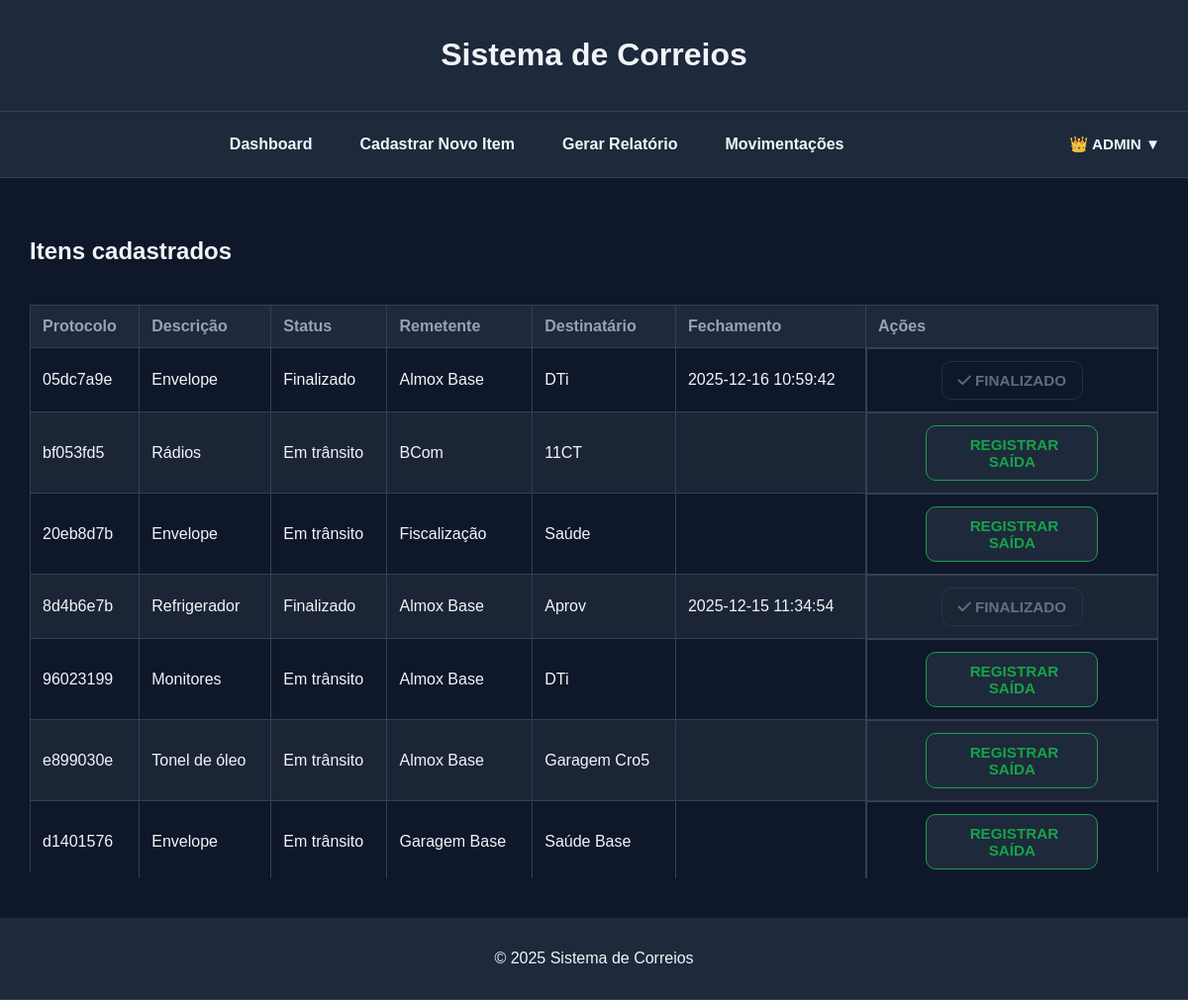
Page / (signed in) on the earlier database version.
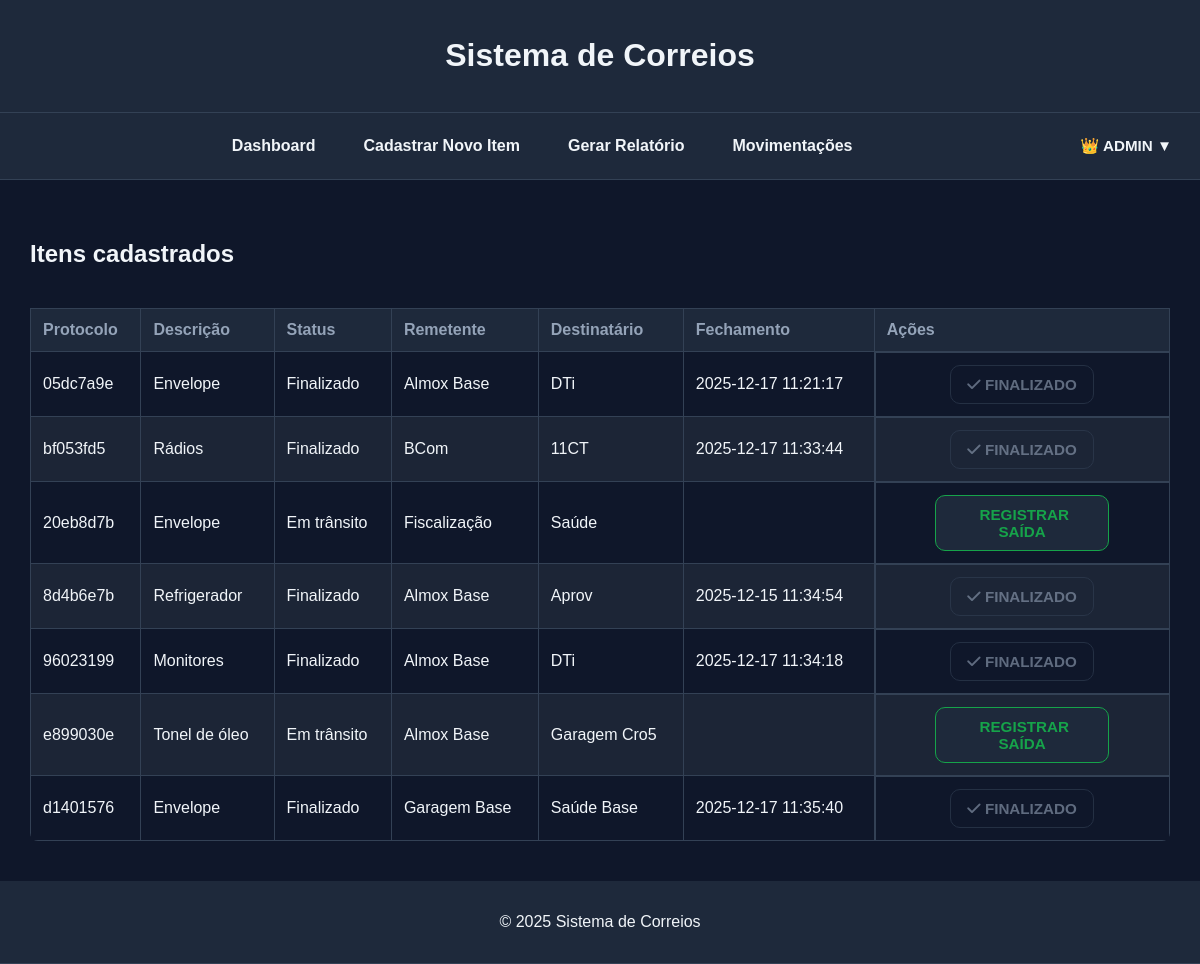
Same page on the later database version.
### app.py (models this page shows, shortened)
class User(UserMixin, db.Model):
    id = db.Column(db.Integer, primary_key=True)
    username = db.Column(db.String(80), unique=True, nullable=False)
    email = db.Column(db.String(120), unique=True, nullable=False)
    password_hash = db.Column(db.String(200), nullable=False)
    role = db.Column(db.String(20), default="user")  # "user" ou "admin"

class Item(db.Model):
    id = db.Column(db.Integer, primary_key=True)
    protocol = db.Column(db.String(20), unique=True, nullable=False)
    sender = db.Column(db.String(100))
    recipient = db.Column(db.String(100))
    description = db.Column(db.String(200))
    status = db.Column(db.String(50))
    closed = db.Column(db.DateTime, nullable=True)

### app.py (the view)
@app.route("/")
@login_required
def index():
    items = Item.query.all()
    return render_template("dashboard.html", items=items)

### app.py (called while the page is built)
@login_manager.user_loader
def load_user(user_id):
    return User.query.get(int(user_id))

### templates/dashboard.html (shortened to what this page needs)
{% extends "base.html" %}
{% block content %}
<section class="panel-card">
  <h2>Itens cadastrados</h2>
    <div class="table-container">
    <table>
      <thead>
        <tr>
          <th>Protocolo</th>
          <th>Descrição</th>
          <th>Status</th>
          <th>Remetente</th>
          <th>Destinatário</th>
          <th>Fechamento</th>
          <th>Ações</th>
        </tr>
      </thead>
      <tbody>
        {% for item in items %}
        <tr>
          <td class="nowrap">{{ item.protocol }}</td>
          <td>{{ item.description }}</td>
          <td class="nowrap">{{ item.status }}</td>
          <td>{{ item.sender }}</td>
          <td>{{ item.recipient }}</td>
          <td class="nowrap">
            {% if item.closed %}
              {{ item.closed.strftime("%Y-%m-%d %H:%M:%S") }}
            {% endif %}
          </td>
          <td class="col-actions">
            {% if item.status != "Finalizado" %}
              <a href="{{ url_for('exit_item', protocol=item.protocol) }}" class="btn-out">
                 Registrar Saída
              </a>
            {% else %}
              <a class="btn-secondary" aria-disabled="true">
                <i class="fa-solid fa-check"></i> Finalizado
              </a>
            {% endif %}
        </td>
        </tr>
        {% endfor %}
      </tbody>
    </table>
  </div>
</section>
{% endblock %}

### templates/base.html (shortened to what this page needs)
  <!DOCTYPE html>
  <html lang="pt-BR">
  <head>
      <link rel="stylesheet" href="{{ url_for('static', filename='style.css') }}">
      <link rel="stylesheet" href="https://cdnjs.cloudflare.com/ajax/libs/font-awesome/6.4.0/css/all.min.css">
  </head>
  <body>
  <header>
      <h1>Sistema de Correios</h1>
  </header>
  <nav>
  {% if current_user and current_user.is_authenticated %}
    <div class="nav-links">
      <a href="{{ url_for('index') }}">Dashboard</a>
      <a href="{{ url_for('new_item') }}">Cadastrar Novo Item</a>
      <a href="{{ url_for('report') }}">Gerar Relatório</a>
  {% if current_user and current_user.is_authenticated and current_user.role == "admin" %}
    <a href="{{ url_for('movimentacoes') }}">Movimentações</a>
  {% endif %}
    </div>
  {% endif %}
  <div class="nav-right">
    {% if current_user and current_user.is_authenticated %}
      <div class="user-menu">
        <button class="user-button">
          {% if current_user.role == "admin" %}
            👑 {{ current_user.username }} ▼
          {% else %}
            👤 {{ current_user.username }} ▼
          {% endif %}
        </button>
      </div>
    {% else %}
      <a href="{{ url_for('login') }}" class="btn-secondary">Login</a>
    {% endif %}
  </div>
</nav>
  <main class="content-container">
      {% block content %}{% endblock %}
    </main>
  <footer>
      <p>&copy; 2025 Sistema de Correios</p>
  </footer>
  </body>
  </html>

### static/style.css (style rules this page uses)
:root { --bg: #0f172a; --panel: #1e293b; --text: #f1f5f9; --muted: #94a3b8; --border: #334155; --primary: #16a34a; --primary-dark: #15803d; --danger: #ef4444; --danger-dark: #b91c1c; --info: #3b82f6; --info-dark: #1e40af; }
body { background-color: var(--bg); color: var(--text); font-family: Arial, sans-serif; margin: 0; padding: 0; }
header, footer { background-color: var(--panel); padding: 16px; text-align: center; border-bottom: 1px solid var(--border); }
nav { background-color: var(--panel); padding: 16px; display: flex; align-items: center; border-bottom: 1px solid var(--border); }
.nav-links { flex: 1; display: flex; justify-content: center; gap: 24px; flex-wrap: wrap; }
.nav-right { margin-left: auto; }
nav a { color: var(--text); text-decoration: none; font-weight: bold; padding: 8px 12px; border-radius: 6px; }
.user-menu { position: relative; display: inline-block; }
.user-button { background: transparent; border: none; color: var(--text); font-weight: bold; cursor: pointer; padding: 8px 12px; border-radius: 6px; }
main { padding: 40px 20px; max-width: 95vw; margin: 0 auto; }
button, .btn-primary, .btn-secondary, a.btn-primary, a.btn-secondary, a.btn-out, a.btn-in, a.btn-info { font-family: Arial, sans-serif; font-size: 0.95rem; font-weight: bold; text-transform: uppercase; padding: 10px 16px; border-radius: 10px; cursor: pointer; transition: background 0.3s ease, color 0.3s ease, border-color 0.3s ease; text-decoration: none; display: inline-block; }
.btn-out, .btn-secondary { transition: transform 0.2s ease, background-color 0.3s ease; }
.btn-secondary, a.btn-secondary { background-color: transparent; color: var(--muted); border: 1px solid var(--border); }
a.btn-out { background-color: var(--panel); color: var(--primary); border: 1px solid var(--primary); }
[aria-disabled="true"] { pointer-events: none; opacity: 0.6; cursor: not-allowed; }
.table-container { max-height: 75vh; max-width: 100%; margin: 0 auto; overflow-y: auto; overflow-x: auto; border-radius: 8px; }
table { width: 100%; border-collapse: collapse; margin-top: 20px; }
th, td { padding: 12px; border: 1px solid var(--border); text-align: left; }
th { background-color: var(--panel); color: var(--muted); position: sticky; top: 0; }
tr:nth-child(even) { background-color: #1c2536; }
.col-actions { display: flex; flex-wrap: wrap; gap: 10px; justify-content: center; align-items: center; min-width: 240px; }
.col-actions a.btn-primary, .col-actions a.btn-secondary, .col-actions a.btn-out, .col-actions a.btn-in, .col-actions a.btn-info { padding: 10px 16px; font-size: 0.95rem; max-width: 140px; text-align: center; }

Differences in the rows shown:
changed Item "05dc7a9e": closed "2025-12-16 10:59:42" → "2025-12-17 11:21:17"
changed Item "bf053fd5": status "Em trânsito" → "Finalizado"; closed (not shown) → "2025-12-17 11:33:44"; status "REGISTRAR SAÍDA" → "FINALIZADO"
changed Item "Monitores": status "Em trânsito" → "Finalizado"; closed (not shown) → "2025-12-17 11:34:18"; status "REGISTRAR SAÍDA" → "FINALIZADO"
changed Item "Garagem Base": status "Em trânsito" → "Finalizado"; closed (not shown) → "2025-12-17 11:35:40"; status "REGISTRAR SAÍDA" → "FINALIZADO"
